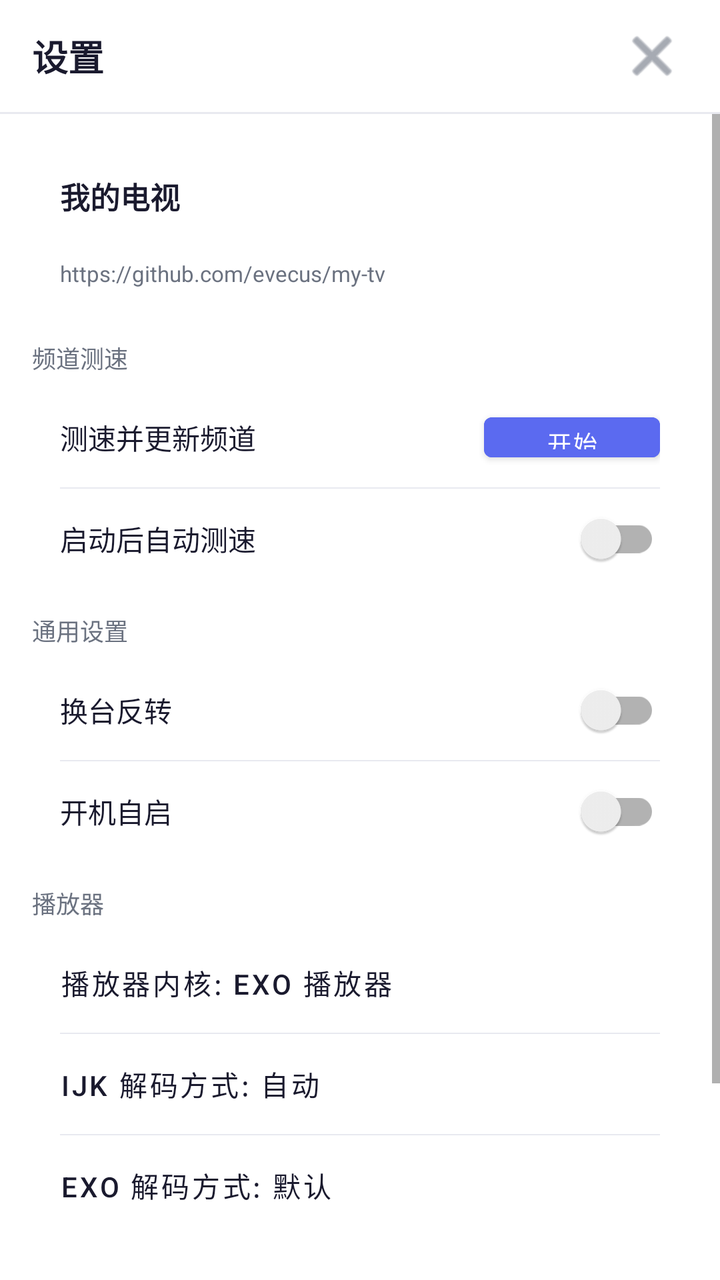
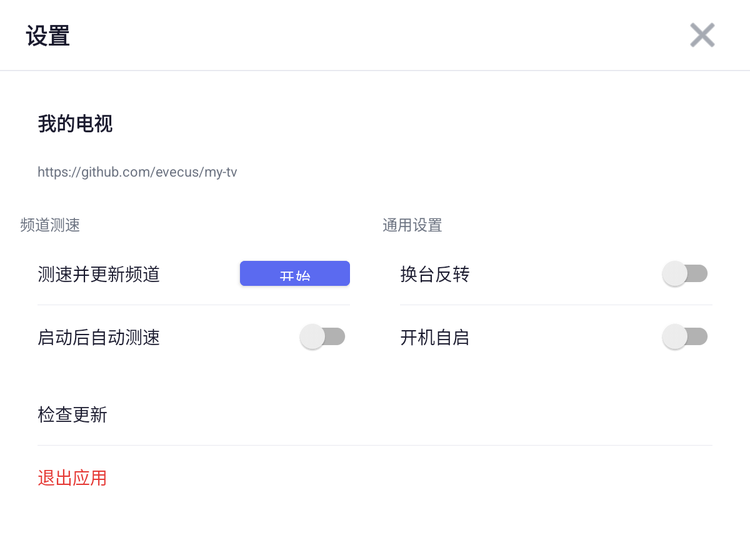

First picture: res/layout/ on a phone held upright. Second picture: the repository's own variant of that layout, on a device whose configuration matches the variant's folder. Source for both follows.
<!-- AndroidManifest.xml: application theme Theme.MyTV -->
<!-- res/layout/dialog_settings.xml -->
<?xml version="1.0" encoding="utf-8"?>
<LinearLayout xmlns:android="http://schemas.android.com/apk/res/android"
    android:layout_width="match_parent"
    android:layout_height="wrap_content"
    android:orientation="vertical"
    android:background="@color/surface"
    android:maxHeight="560dp">

    
    <LinearLayout
        android:layout_width="match_parent"
        android:layout_height="56dp"
        android:gravity="center_vertical"
        android:orientation="horizontal"
        android:paddingHorizontal="16dp">
        <TextView
            android:layout_width="0dp"
            android:layout_height="wrap_content"
            android:layout_weight="1"
            android:text="设置"
            android:textColor="@color/on_surface"
            android:textSize="18sp"
            android:textStyle="bold"/>
        <ImageButton
            android:id="@+id/btn_close_settings"
            android:layout_width="36dp"
            android:layout_height="36dp"
            android:background="?attr/selectableItemBackgroundBorderless"
            android:src="@android:drawable/ic_menu_close_clear_cancel"
            android:tint="@color/on_surface_secondary"/>
    </LinearLayout>

    <View android:layout_width="match_parent" android:layout_height="1dp" android:background="@color/divider"/>

    <ScrollView
        android:layout_width="match_parent"
        android:layout_height="0dp"
        android:layout_weight="1"
        android:fillViewport="true">
        <LinearLayout
            android:layout_width="match_parent"
            android:layout_height="wrap_content"
            android:orientation="vertical"
            android:padding="16dp">

            
            <LinearLayout
                android:layout_width="match_parent"
                android:layout_height="wrap_content"
                android:background="@drawable/bg_surface_variant"
                android:orientation="vertical"
                android:padding="14dp"
                android:layout_marginBottom="12dp">
                <TextView
                    android:layout_width="wrap_content"
                    android:layout_height="wrap_content"
                    android:text="@string/app_name"
                    android:textColor="@color/on_surface"
                    android:textSize="15sp"
                    android:textStyle="bold"/>
                <TextView
                    android:id="@+id/tv_version_name"
                    android:layout_width="wrap_content"
                    android:layout_height="wrap_content"
                    android:layout_marginTop="2dp"
                    android:textColor="@color/on_surface_secondary"
                    android:textSize="12sp"/>
                <TextView
                    android:id="@+id/version"
                    android:layout_width="wrap_content"
                    android:layout_height="wrap_content"
                    android:layout_marginTop="2dp"
                    android:text="https://github.com/evecus/my-tv"
                    android:textColor="@color/on_surface_secondary"
                    android:textSize="11sp"/>
            </LinearLayout>

            
            <TextView
                android:layout_width="wrap_content"
                android:layout_height="wrap_content"
                android:text="频道测速"
                android:textColor="@color/on_surface_secondary"
                android:textSize="12sp"
                android:layout_marginBottom="6dp"/>

            <LinearLayout
                android:layout_width="match_parent"
                android:layout_height="wrap_content"
                android:background="@drawable/bg_surface_variant"
                android:orientation="vertical"
                android:layout_marginBottom="12dp">

                <LinearLayout
                    android:layout_width="match_parent"
                    android:layout_height="50dp"
                    android:gravity="center_vertical"
                    android:paddingHorizontal="14dp">
                    <TextView
                        android:layout_width="0dp"
                        android:layout_height="wrap_content"
                        android:layout_weight="1"
                        android:text="@string/speedtest_start"
                        android:textColor="@color/on_surface"
                        android:textSize="14sp"/>
                    <Button
                        android:id="@+id/btn_speedtest"
                        android:layout_width="wrap_content"
                        android:layout_height="32dp"
                        android:text="开始"
                        android:textSize="12sp"
                        android:backgroundTint="@color/primary"/>
                </LinearLayout>

                <View android:layout_width="match_parent" android:layout_height="0.5dp"
                    android:layout_marginHorizontal="14dp" android:background="@color/divider"/>

                <LinearLayout
                    android:layout_width="match_parent"
                    android:layout_height="50dp"
                    android:gravity="center_vertical"
                    android:paddingHorizontal="14dp">
                    <TextView
                        android:layout_width="0dp"
                        android:layout_height="wrap_content"
                        android:layout_weight="1"
                        android:text="@string/title_auto_speedtest"
                        android:textColor="@color/on_surface"
                        android:textSize="14sp"/>
                    <androidx.appcompat.widget.SwitchCompat
                        android:id="@+id/switch_auto_speedtest"
                        android:layout_width="wrap_content"
                        android:layout_height="wrap_content"/>
                </LinearLayout>
            </LinearLayout>

            
            <TextView
                android:layout_width="wrap_content"
                android:layout_height="wrap_content"
                android:text="通用设置"
                android:textColor="@color/on_surface_secondary"
                android:textSize="12sp"
                android:layout_marginBottom="6dp"/>

            <LinearLayout
                android:layout_width="match_parent"
                android:layout_height="wrap_content"
                android:background="@drawable/bg_surface_variant"
                android:orientation="vertical"
                android:layout_marginBottom="12dp">

                <LinearLayout
                    android:layout_width="match_parent"
                    android:layout_height="50dp"
                    android:gravity="center_vertical"
                    android:paddingHorizontal="14dp">
                    <TextView
                        android:layout_width="0dp"
                        android:layout_height="wrap_content"
                        android:layout_weight="1"
                        android:text="@string/title_channel_reversal"
                        android:textColor="@color/on_surface"
                        android:textSize="14sp"/>
                    <androidx.appcompat.widget.SwitchCompat
                        android:id="@+id/switch_channel_reversal"
                        android:layout_width="wrap_content"
                        android:layout_height="wrap_content"/>
                </LinearLayout>

                <View android:layout_width="match_parent" android:layout_height="0.5dp"
                    android:layout_marginHorizontal="14dp" android:background="@color/divider"/>

                <LinearLayout
                    android:layout_width="match_parent"
                    android:layout_height="50dp"
                    android:gravity="center_vertical"
                    android:paddingHorizontal="14dp">
                    <TextView
                        android:layout_width="0dp"
                        android:layout_height="wrap_content"
                        android:layout_weight="1"
                        android:text="@string/title_boot_startup"
                        android:textColor="@color/on_surface"
                        android:textSize="14sp"/>
                    <androidx.appcompat.widget.SwitchCompat
                        android:id="@+id/switch_boot_startup"
                        android:layout_width="wrap_content"
                        android:layout_height="wrap_content"/>
                </LinearLayout>
            </LinearLayout>

            
            <TextView
                android:layout_width="wrap_content"
                android:layout_height="wrap_content"
                android:text="播放器"
                android:textColor="@color/on_surface_secondary"
                android:textSize="12sp"
                android:layout_marginBottom="6dp"/>

            <LinearLayout
                android:layout_width="match_parent"
                android:layout_height="wrap_content"
                android:background="@drawable/bg_surface_variant"
                android:orientation="vertical"
                android:layout_marginBottom="12dp">

                <Button
                    android:id="@+id/btn_player_type"
                    android:layout_width="match_parent"
                    android:layout_height="50dp"
                    android:gravity="center_vertical|start"
                    android:paddingHorizontal="14dp"
                    android:textAllCaps="false"
                    android:textColor="@color/on_surface"
                    android:textSize="14sp"
                    android:background="?attr/selectableItemBackground"
                    android:text="播放器内核: EXO 播放器"/>

                <View android:layout_width="match_parent" android:layout_height="0.5dp"
                    android:layout_marginHorizontal="14dp" android:background="@color/divider"/>

                <Button
                    android:id="@+id/btn_ijk_decoder"
                    android:layout_width="match_parent"
                    android:layout_height="50dp"
                    android:gravity="center_vertical|start"
                    android:paddingHorizontal="14dp"
                    android:textAllCaps="false"
                    android:textColor="@color/on_surface"
                    android:textSize="14sp"
                    android:background="?attr/selectableItemBackground"
                    android:text="IJK 解码方式: 自动"/>

                <View android:layout_width="match_parent" android:layout_height="0.5dp"
                    android:layout_marginHorizontal="14dp" android:background="@color/divider"/>

                <Button
                    android:id="@+id/btn_exo_decoder"
                    android:layout_width="match_parent"
                    android:layout_height="50dp"
                    android:gravity="center_vertical|start"
                    android:paddingHorizontal="14dp"
                    android:textAllCaps="false"
                    android:textColor="@color/on_surface"
                    android:textSize="14sp"
                    android:background="?attr/selectableItemBackground"
                    android:text="EXO 解码方式: 默认"/>
            </LinearLayout>

            
            <LinearLayout
                android:layout_width="match_parent"
                android:layout_height="wrap_content"
                android:background="@drawable/bg_surface_variant"
                android:orientation="vertical"
                android:layout_marginBottom="12dp">

                <LinearLayout
                    android:id="@+id/btn_check_version"
                    android:layout_width="match_parent"
                    android:layout_height="50dp"
                    android:gravity="center_vertical"
                    android:paddingHorizontal="14dp"
                    android:background="?attr/selectableItemBackground">
                    <TextView
                        android:layout_width="0dp"
                        android:layout_height="wrap_content"
                        android:layout_weight="1"
                        android:text="@string/check_version"
                        android:textColor="@color/on_surface"
                        android:textSize="14sp"/>
                    <TextView
                        android:id="@+id/tv_version_name_check"
                        android:layout_width="wrap_content"
                        android:layout_height="wrap_content"
                        android:textColor="@color/on_surface_secondary"
                        android:textSize="12sp"/>
                </LinearLayout>

                <View android:layout_width="match_parent" android:layout_height="0.5dp"
                    android:layout_marginHorizontal="14dp" android:background="@color/divider"/>

                <LinearLayout
                    android:id="@+id/btn_exit"
                    android:layout_width="match_parent"
                    android:layout_height="50dp"
                    android:gravity="center_vertical"
                    android:paddingHorizontal="14dp"
                    android:background="?attr/selectableItemBackground">
                    <TextView
                        android:layout_width="match_parent"
                        android:layout_height="wrap_content"
                        android:text="@string/exit"
                        android:textColor="#E53935"
                        android:textSize="14sp"/>
                </LinearLayout>
            </LinearLayout>

        </LinearLayout>
    </ScrollView>
</LinearLayout>
<!-- resources referenced by this layout -->
<resources>
  <color name="divider">#E8E9F0</color>
  <color name="on_surface">#1A1A2E</color>
  <color name="on_surface_secondary">#6B7280</color>
  <color name="primary">#5B6AF0</color>
  <color name="surface">#FFFFFF</color>
  <string name="app_name">我的电视</string>
  <string name="check_version">检查更新</string>
  <string name="exit">退出应用</string>
  <string name="speedtest_start">测速并更新频道</string>
  <string name="title_auto_speedtest">启动后自动测速</string>
  <string name="title_boot_startup">开机自启</string>
  <string name="title_channel_reversal">换台反转</string>
  <style name="Theme.MyTV" parent="Theme.MaterialComponents.Light.NoActionBar">
          <item name="colorPrimary">@color/primary</item>
          <item name="colorPrimaryDark">@color/primary</item>
          <item name="colorAccent">@color/primary</item>
          <item name="android:windowBackground">@color/surface</item>
          <item name="android:statusBarColor">@color/surface</item>
          <item name="android:windowLightStatusBar">true</item>
      </style>
</resources>
<!-- res/layout-sw600dp/dialog_settings.xml (the repository's variant of the layout above) -->
<!-- drawn on a 7-inch tablet held upright -->
<?xml version="1.0" encoding="utf-8"?>
<LinearLayout xmlns:android="http://schemas.android.com/apk/res/android"
    android:layout_width="match_parent"
    android:layout_height="wrap_content"
    android:orientation="vertical"
    android:background="@color/surface">

    
    <LinearLayout
        android:layout_width="match_parent"
        android:layout_height="56dp"
        android:gravity="center_vertical"
        android:orientation="horizontal"
        android:paddingHorizontal="20dp">
        <TextView
            android:layout_width="0dp"
            android:layout_height="wrap_content"
            android:layout_weight="1"
            android:text="设置"
            android:textColor="@color/on_surface"
            android:textSize="18sp"
            android:textStyle="bold"/>
        <ImageButton
            android:id="@+id/btn_close_settings"
            android:layout_width="36dp"
            android:layout_height="36dp"
            android:background="?attr/selectableItemBackgroundBorderless"
            android:src="@android:drawable/ic_menu_close_clear_cancel"
            android:tint="@color/on_surface_secondary"/>
    </LinearLayout>

    <View android:layout_width="match_parent" android:layout_height="1dp"
        android:background="@color/divider"/>

    <ScrollView
        android:layout_width="match_parent"
        android:layout_height="wrap_content"
        android:fillViewport="false">

        <LinearLayout
            android:layout_width="match_parent"
            android:layout_height="wrap_content"
            android:orientation="vertical"
            android:padding="16dp">

            
            <LinearLayout
                android:layout_width="match_parent"
                android:layout_height="wrap_content"
                android:background="@drawable/bg_surface_variant"
                android:orientation="vertical"
                android:padding="14dp"
                android:layout_marginBottom="12dp">
                <TextView
                    android:layout_width="wrap_content"
                    android:layout_height="wrap_content"
                    android:text="@string/app_name"
                    android:textColor="@color/on_surface"
                    android:textSize="15sp"
                    android:textStyle="bold"/>
                <TextView
                    android:id="@+id/tv_version_name"
                    android:layout_width="wrap_content"
                    android:layout_height="wrap_content"
                    android:layout_marginTop="2dp"
                    android:textColor="@color/on_surface_secondary"
                    android:textSize="12sp"/>
                <TextView
                    android:id="@+id/version"
                    android:layout_width="wrap_content"
                    android:layout_height="wrap_content"
                    android:layout_marginTop="2dp"
                    android:text="https://github.com/evecus/my-tv"
                    android:textColor="@color/on_surface_secondary"
                    android:textSize="11sp"/>
            </LinearLayout>

            
            <LinearLayout
                android:layout_width="match_parent"
                android:layout_height="wrap_content"
                android:orientation="horizontal"
                android:layout_marginBottom="12dp">

                
                <LinearLayout
                    android:layout_width="0dp"
                    android:layout_height="wrap_content"
                    android:layout_weight="1"
                    android:layout_marginEnd="6dp"
                    android:orientation="vertical">

                    <TextView
                        android:layout_width="wrap_content"
                        android:layout_height="wrap_content"
                        android:text="频道测速"
                        android:textColor="@color/on_surface_secondary"
                        android:textSize="12sp"
                        android:layout_marginBottom="6dp"/>

                    <LinearLayout
                        android:layout_width="match_parent"
                        android:layout_height="wrap_content"
                        android:background="@drawable/bg_surface_variant"
                        android:orientation="vertical">

                        <LinearLayout
                            android:layout_width="match_parent"
                            android:layout_height="50dp"
                            android:gravity="center_vertical"
                            android:paddingHorizontal="14dp">
                            <TextView
                                android:layout_width="0dp"
                                android:layout_height="wrap_content"
                                android:layout_weight="1"
                                android:text="@string/speedtest_start"
                                android:textColor="@color/on_surface"
                                android:textSize="14sp"/>
                            <Button
                                android:id="@+id/btn_speedtest"
                                android:layout_width="wrap_content"
                                android:layout_height="32dp"
                                android:text="开始"
                                android:textSize="12sp"
                                android:backgroundTint="@color/primary"/>
                        </LinearLayout>

                        <View android:layout_width="match_parent" android:layout_height="0.5dp"
                            android:layout_marginHorizontal="14dp" android:background="@color/divider"/>

                        <LinearLayout
                            android:layout_width="match_parent"
                            android:layout_height="50dp"
                            android:gravity="center_vertical"
                            android:paddingHorizontal="14dp">
                            <TextView
                                android:layout_width="0dp"
                                android:layout_height="wrap_content"
                                android:layout_weight="1"
                                android:text="@string/title_auto_speedtest"
                                android:textColor="@color/on_surface"
                                android:textSize="14sp"/>
                            <androidx.appcompat.widget.SwitchCompat
                                android:id="@+id/switch_auto_speedtest"
                                android:layout_width="wrap_content"
                                android:layout_height="wrap_content"/>
                        </LinearLayout>
                    </LinearLayout>
                </LinearLayout>

                
                <LinearLayout
                    android:layout_width="0dp"
                    android:layout_height="wrap_content"
                    android:layout_weight="1"
                    android:layout_marginStart="6dp"
                    android:orientation="vertical">

                    <TextView
                        android:layout_width="wrap_content"
                        android:layout_height="wrap_content"
                        android:text="通用设置"
                        android:textColor="@color/on_surface_secondary"
                        android:textSize="12sp"
                        android:layout_marginBottom="6dp"/>

                    <LinearLayout
                        android:layout_width="match_parent"
                        android:layout_height="wrap_content"
                        android:background="@drawable/bg_surface_variant"
                        android:orientation="vertical">

                        <LinearLayout
                            android:layout_width="match_parent"
                            android:layout_height="50dp"
                            android:gravity="center_vertical"
                            android:paddingHorizontal="14dp">
                            <TextView
                                android:layout_width="0dp"
                                android:layout_height="wrap_content"
                                android:layout_weight="1"
                                android:text="@string/title_channel_reversal"
                                android:textColor="@color/on_surface"
                                android:textSize="14sp"/>
                            <androidx.appcompat.widget.SwitchCompat
                                android:id="@+id/switch_channel_reversal"
                                android:layout_width="wrap_content"
                                android:layout_height="wrap_content"/>
                        </LinearLayout>

                        <View android:layout_width="match_parent" android:layout_height="0.5dp"
                            android:layout_marginHorizontal="14dp" android:background="@color/divider"/>

                        <LinearLayout
                            android:layout_width="match_parent"
                            android:layout_height="50dp"
                            android:gravity="center_vertical"
                            android:paddingHorizontal="14dp">
                            <TextView
                                android:layout_width="0dp"
                                android:layout_height="wrap_content"
                                android:layout_weight="1"
                                android:text="@string/title_boot_startup"
                                android:textColor="@color/on_surface"
                                android:textSize="14sp"/>
                            <androidx.appcompat.widget.SwitchCompat
                                android:id="@+id/switch_boot_startup"
                                android:layout_width="wrap_content"
                                android:layout_height="wrap_content"/>
                        </LinearLayout>
                    </LinearLayout>
                </LinearLayout>
            </LinearLayout>

            
            <LinearLayout
                android:layout_width="match_parent"
                android:layout_height="wrap_content"
                android:background="@drawable/bg_surface_variant"
                android:orientation="vertical"
                android:layout_marginBottom="4dp">

                <LinearLayout
                    android:id="@+id/btn_check_version"
                    android:layout_width="match_parent"
                    android:layout_height="50dp"
                    android:gravity="center_vertical"
                    android:paddingHorizontal="14dp"
                    android:background="?attr/selectableItemBackground">
                    <TextView
                        android:layout_width="0dp"
                        android:layout_height="wrap_content"
                        android:layout_weight="1"
                        android:text="@string/check_version"
                        android:textColor="@color/on_surface"
                        android:textSize="14sp"/>
                    <TextView
                        android:id="@+id/tv_version_name_check"
                        android:layout_width="wrap_content"
                        android:layout_height="wrap_content"
                        android:textColor="@color/on_surface_secondary"
                        android:textSize="12sp"/>
                </LinearLayout>

                <View android:layout_width="match_parent" android:layout_height="0.5dp"
                    android:layout_marginHorizontal="14dp" android:background="@color/divider"/>

                <LinearLayout
                    android:id="@+id/btn_exit"
                    android:layout_width="match_parent"
                    android:layout_height="50dp"
                    android:gravity="center_vertical"
                    android:paddingHorizontal="14dp"
                    android:background="?attr/selectableItemBackground">
                    <TextView
                        android:layout_width="match_parent"
                        android:layout_height="wrap_content"
                        android:text="@string/exit"
                        android:textColor="#E53935"
                        android:textSize="14sp"/>
                </LinearLayout>
            </LinearLayout>

        </LinearLayout>
    </ScrollView>
</LinearLayout>
